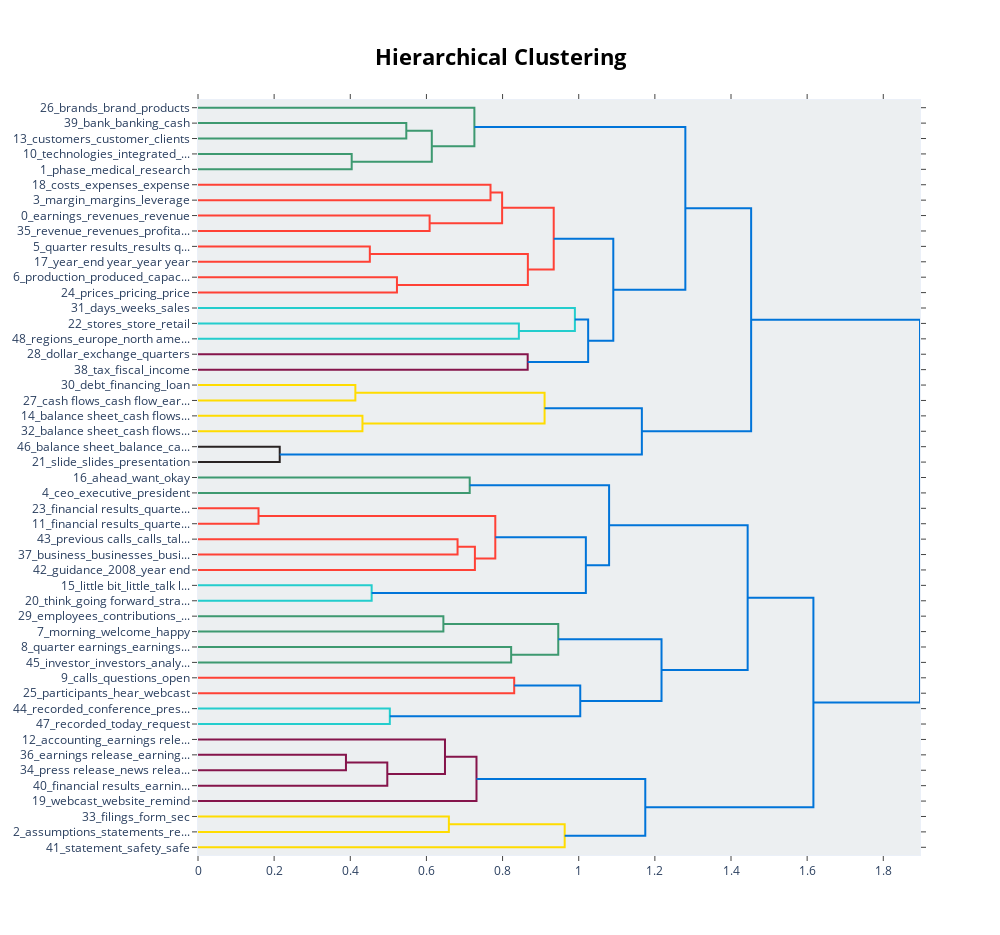

Notebook code cell kept with this figure:
### Markdown cell above
regular, nr topics auto, 3000 full random:

### Code cell
topic_model.visualize_hierarchy()

### Figure 1 — Plotly figure (JSON) as saved in the notebook; plotly's stock layout.template omitted (floating-point values rounded to 4 significant figures)
{"data": [{"hoverinfo": "text", "marker": {"color": "rgb(61,153,112)"}, "mode": "lines", "type": "scatter", "x": [0, 0.5471, 0.5471, 0], "xaxis": "x", "y": [-15, -15, -25, -25], "yaxis": "y"}, {"hoverinfo": "text", "marker": {"color": "rgb(61,153,112)"}, "mode": "lines", "type": "scatter", "x": [0, 0.4037, 0.4037, 0], "xaxis": "x", "y": [-35, -35, -45, -45], "yaxis": "y"}, {"hoverinfo": "text", "marker": {"color": "rgb(61,153,112)"}, "mode": "lines", "type": "scatter", "x": [0.5471, 0.6141, 0.6141, 0.4037], "xaxis": "x", "y": [-20, -20, -40, -40], "yaxis": "y"}, {"hoverinfo": "text", "marker": {"color": "rgb(61,153,112)"}, "mode": "lines", "type": "scatter", "x": [0, 0.726, 0.726, 0.6141], "xaxis": "x", "y": [-5, -5, -30, -30], "yaxis": "y"}, {"hoverinfo": "text", "marker": {"color": "rgb(255,65,54)"}, "mode": "lines", "type": "scatter", "x": [0, 0.7683, 0.7683, 0], "xaxis": "x", "y": [-55, -55, -65, -65], "yaxis": "y"}, {"hoverinfo": "text", "marker": {"color": "rgb(255,65,54)"}, "mode": "lines", "type": "scatter", "x": [0, 0.6084, 0.6084, 0], "xaxis": "x", "y": [-75, -75, -85, -85], "yaxis": "y"}, {"hoverinfo": "text", "marker": {"color": "rgb(255,65,54)"}, "mode": "lines", "type": "scatter", "x": [0.7683, 0.7988, 0.7988, 0.6084], "xaxis": "x", "y": [-60, -60, -80, -80], "yaxis": "y"}, {"hoverinfo": "text", "marker": {"color": "rgb(255,65,54)"}, "mode": "lines", "type": "scatter", "x": [0, 0.4513, 0.4513, 0], "xaxis": "x", "y": [-95, -95, -105, -105], "yaxis": "y"}, {"hoverinfo": "text", "marker": {"color": "rgb(255,65,54)"}, "mode": "lines", "type": "scatter", "x": [0, 0.5226, 0.5226, 0], "xaxis": "x", "y": [-115, -115, -125, -125], "yaxis": "y"}, {"hoverinfo": "text", "marker": {"color": "rgb(255,65,54)"}, "mode": "lines", "type": "scatter", "x": [0.4513, 0.8664, 0.8664, 0.5226], "xaxis": "x", "y": [-100, -100, -120, -120], "yaxis": "y"}, {"hoverinfo": "text", "marker": {"color": "rgb(255,65,54)"}, "mode": "lines", "type": "scatter", "x": [0.7988, 0.9343, 0.9343, 0.8664], "xaxis": "x", "y": [-70, -70, -110, -110], "yaxis": "y"}, {"hoverinfo": "text", "marker": {"color": "rgb(35,205,205)"}, "mode": "lines", "type": "scatter", "x": [0, 0.8428, 0.8428, 0], "xaxis": "x", "y": [-145, -145, -155, -155], "yaxis": "y"}, {"hoverinfo": "text", "marker": {"color": "rgb(35,205,205)"}, "mode": "lines", "type": "scatter", "x": [0, 0.9899, 0.9899, 0.8428], "xaxis": "x", "y": [-135, -135, -150, -150], "yaxis": "y"}, {"hoverinfo": "text", "marker": {"color": "rgb(133,20,75)"}, "mode": "lines", "type": "scatter", "x": [0, 0.866, 0.866, 0], "xaxis": "x", "y": [-165, -165, -175, -175], "yaxis": "y"}, {"hoverinfo": "text", "marker": {"color": "rgb(0,116,217)"}, "mode": "lines", "type": "scatter", "x": [0.9899, 1.025, 1.025, 0.866], "xaxis": "x", "y": [-142.5, -142.5, -170, -170], "yaxis": "y"}, {"hoverinfo": "text", "marker": {"color": "rgb(0,116,217)"}, "mode": "lines", "type": "scatter", "x": [0.9343, 1.091, 1.091, 1.025], "xaxis": "x", "y": [-90, -90, -156.2, -156.2], "yaxis": "y"}, {"hoverinfo": "text", "marker": {"color": "rgb(0,116,217)"}, "mode": "lines", "type": "scatter", "x": [0.726, 1.28, 1.28, 1.091], "xaxis": "x", "y": [-17.5, -17.5, -123.1, -123.1], "yaxis": "y"}, {"hoverinfo": "text", "marker": {"color": "rgb(255,220,0)"}, "mode": "lines", "type": "scatter", "x": [0, 0.4133, 0.4133, 0], "xaxis": "x", "y": [-185, -185, -195, -195], "yaxis": "y"}, {"hoverinfo": "text", "marker": {"color": "rgb(255,220,0)"}, "mode": "lines", "type": "scatter", "x": [0, 0.432, 0.432, 0], "xaxis": "x", "y": [-205, -205, -215, -215], "yaxis": "y"}, {"hoverinfo": "text", "marker": {"color": "rgb(255,220,0)"}, "mode": "lines", "type": "scatter", "x": [0.4133, 0.9103, 0.9103, 0.432], "xaxis": "x", "y": [-190, -190, -210, -210], "yaxis": "y"}, {"hoverinfo": "text", "marker": {"color": "rgb(40,35,35)"}, "mode": "lines", "type": "scatter", "x": [0, 0.2147, 0.2147, 0], "xaxis": "x", "y": [-225, -225, -235, -235], "yaxis": "y"}, {"hoverinfo": "text", "marker": {"color": "rgb(0,116,217)"}, "mode": "lines", "type": "scatter", "x": [0.9103, 1.166, 1.166, 0.2147], "xaxis": "x", "y": [-200, -200, -230, -230], "yaxis": "y"}, {"hoverinfo": "text", "marker": {"color": "rgb(0,116,217)"}, "mode": "lines", "type": "scatter", "x": [1.28, 1.453, 1.453, 1.166], "xaxis": "x", "y": [-70.31, -70.31, -215, -215], "yaxis": "y"}, {"hoverinfo": "text", "marker": {"color": "rgb(61,153,112)"}, "mode": "lines", "type": "scatter", "x": [0, 0.7137, 0.7137, 0], "xaxis": "x", "y": [-245, -245, -255, -255], "yaxis": "y"}, {"hoverinfo": "text", "marker": {"color": "rgb(255,65,54)"}, "mode": "lines", "type": "scatter", "x": [0, 0.159, 0.159, 0], "xaxis": "x", "y": [-265, -265, -275, -275], "yaxis": "y"}, {"hoverinfo": "text", "marker": {"color": "rgb(255,65,54)"}, "mode": "lines", "type": "scatter", "x": [0, 0.6818, 0.6818, 0], "xaxis": "x", "y": [-285, -285, -295, -295], "yaxis": "y"}, {"hoverinfo": "text", "marker": {"color": "rgb(255,65,54)"}, "mode": "lines", "type": "scatter", "x": [0.6818, 0.7273, 0.7273, 0], "xaxis": "x", "y": [-290, -290, -305, -305], "yaxis": "y"}, {"hoverinfo": "text", "marker": {"color": "rgb(255,65,54)"}, "mode": "lines", "type": "scatter", "x": [0.159, 0.7809, 0.7809, 0.7273], "xaxis": "x", "y": [-270, -270, -297.5, -297.5], "yaxis": "y"}, {"hoverinfo": "text", "marker": {"color": "rgb(35,205,205)"}, "mode": "lines", "type": "scatter", "x": [0, 0.4561, 0.4561, 0], "xaxis": "x", "y": [-315, -315, -325, -325], "yaxis": "y"}, {"hoverinfo": "text", "marker": {"color": "rgb(0,116,217)"}, "mode": "lines", "type": "scatter", "x": [0.7809, 1.019, 1.019, 0.4561], "xaxis": "x", "y": [-283.8, -283.8, -320, -320], "yaxis": "y"}, {"hoverinfo": "text", "marker": {"color": "rgb(0,116,217)"}, "mode": "lines", "type": "scatter", "x": [0.7137, 1.08, 1.08, 1.019], "xaxis": "x", "y": [-250, -250, -301.9, -301.9], "yaxis": "y"}, {"hoverinfo": "text", "marker": {"color": "rgb(61,153,112)"}, "mode": "lines", "type": "scatter", "x": [0, 0.6445, 0.6445, 0], "xaxis": "x", "y": [-335, -335, -345, -345], "yaxis": "y"}, {"hoverinfo": "text", "marker": {"color": "rgb(61,153,112)"}, "mode": "lines", "type": "scatter", "x": [0, 0.8225, 0.8225, 0], "xaxis": "x", "y": [-355, -355, -365, -365], "yaxis": "y"}, {"hoverinfo": "text", "marker": {"color": "rgb(61,153,112)"}, "mode": "lines", "type": "scatter", "x": [0.6445, 0.9463, 0.9463, 0.8225], "xaxis": "x", "y": [-340, -340, -360, -360], "yaxis": "y"}, {"hoverinfo": "text", "marker": {"color": "rgb(255,65,54)"}, "mode": "lines", "type": "scatter", "x": [0, 0.8305, 0.8305, 0], "xaxis": "x", "y": [-375, -375, -385, -385], "yaxis": "y"}, {"hoverinfo": "text", "marker": {"color": "rgb(35,205,205)"}, "mode": "lines", "type": "scatter", "x": [0, 0.5038, 0.5038, 0], "xaxis": "x", "y": [-395, -395, -405, -405], "yaxis": "y"}, {"hoverinfo": "text", "marker": {"color": "rgb(0,116,217)"}, "mode": "lines", "type": "scatter", "x": [0.8305, 1.004, 1.004, 0.5038], "xaxis": "x", "y": [-380, -380, -400, -400], "yaxis": "y"}, {"hoverinfo": "text", "marker": {"color": "rgb(0,116,217)"}, "mode": "lines", "type": "scatter", "x": [0.9463, 1.217, 1.217, 1.004], "xaxis": "x", "y": [-350, -350, -390, -390], "yaxis": "y"}, {"hoverinfo": "text", "marker": {"color": "rgb(0,116,217)"}, "mode": "lines", "type": "scatter", "x": [1.08, 1.444, 1.444, 1.217], "xaxis": "x", "y": [-275.9, -275.9, -370, -370], "yaxis": "y"}, {"hoverinfo": "text", "marker": {"color": "rgb(133,20,75)"}, "mode": "lines", "type": "scatter", "x": [0, 0.3886, 0.3886, 0], "xaxis": "x", "y": [-425, -425, -435, -435], "yaxis": "y"}, {"hoverinfo": "text", "marker": {"color": "rgb(133,20,75)"}, "mode": "lines", "type": "scatter", "x": [0.3886, 0.4972, 0.4972, 0], "xaxis": "x", "y": [-430, -430, -445, -445], "yaxis": "y"}, {"hoverinfo": "text", "marker": {"color": "rgb(133,20,75)"}, "mode": "lines", "type": "scatter", "x": [0, 0.6487, 0.6487, 0.4972], "xaxis": "x", "y": [-415, -415, -437.5, -437.5], "yaxis": "y"}, {"hoverinfo": "text", "marker": {"color": "rgb(133,20,75)"}, "mode": "lines", "type": "scatter", "x": [0.6487, 0.7315, 0.7315, 0], "xaxis": "x", "y": [-426.2, -426.2, -455, -455], "yaxis": "y"}, {"hoverinfo": "text", "marker": {"color": "rgb(255,220,0)"}, "mode": "lines", "type": "scatter", "x": [0, 0.6589, 0.6589, 0], "xaxis": "x", "y": [-465, -465, -475, -475], "yaxis": "y"}, {"hoverinfo": "text", "marker": {"color": "rgb(255,220,0)"}, "mode": "lines", "type": "scatter", "x": [0.6589, 0.9631, 0.9631, 0], "xaxis": "x", "y": [-470, -470, -485, -485], "yaxis": "y"}, {"hoverinfo": "text", "marker": {"color": "rgb(0,116,217)"}, "mode": "lines", "type": "scatter", "x": [0.7315, 1.175, 1.175, 0.9631], "xaxis": "x", "y": [-440.6, -440.6, -477.5, -477.5], "yaxis": "y"}, {"hoverinfo": "text", "marker": {"color": "rgb(0,116,217)"}, "mode": "lines", "type": "scatter", "x": [1.444, 1.616, 1.616, 1.175], "xaxis": "x", "y": [-323.0, -323.0, -459.1, -459.1], "yaxis": "y"}, {"hoverinfo": "text", "marker": {"color": "rgb(0,116,217)"}, "mode": "lines", "type": "scatter", "x": [1.453, 1.896, 1.896, 1.616], "xaxis": "x", "y": [-142.7, -142.7, -391.0, -391.0], "yaxis": "y"}], "layout": {"autosize": false, "height": 935, "hoverlabel": {"bgcolor": "white", "font": {"family": "Rockwell", "size": 16}}, "hovermode": "closest", "plot_bgcolor": "#ECEFF1", "showlegend": false, "title": {"font": {"color": "Black", "size": 22}, "text": "<b>Hierarchical Clustering</b>", "x": 0.5, "xanchor": "center", "yanchor": "top"}, "width": 1000, "xaxis": {"mirror": "allticks", "rangemode": "tozero", "showgrid": false, "showline": true, "showticklabels": true, "ticks": "outside", "type": "linear", "zeroline": false}, "yaxis": {"mirror": "allticks", "range": [-490, 0], "rangemode": "tozero", "showgrid": false, "showline": true, "showticklabels": true, "tickmode": "array", "ticks": "outside", "ticktext": ["26_brands_brand_products", "39_bank_banking_cash", "13_customers_customer_clients", "10_technologies_integrated_...", "1_phase_medical_research", "18_costs_expenses_expense", "3_margin_margins_leverage", "0_earnings_revenues_revenue", "35_revenue_revenues_profita...", "5_quarter results_results q...", "17_year_end year_year year", "6_production_produced_capac...", "24_prices_pricing_price", "31_days_weeks_sales", "22_stores_store_retail", "48_regions_europe_north ame...", "28_dollar_exchange_quarters", "38_tax_fiscal_income", "30_debt_financing_loan", "27_cash flows_cash flow_ear...", "14_balance sheet_cash flows...", "32_balance sheet_cash flows...", "46_balance sheet_balance_ca...", "21_slide_slides_presentation", "16_ahead_want_okay", "4_ceo_executive_president", "23_financial results_quarte...", "11_financial results_quarte...", "43_previous calls_calls_tal...", "37_business_businesses_busi...", "42_guidance_2008_year end", "15_little bit_little_talk l...", "20_think_going forward_stra...", "29_employees_contributions_...", "7_morning_welcome_happy", "8_quarter earnings_earnings...", "45_investor_investors_analy...", "9_calls_questions_open", "25_participants_hear_webcast", "44_recorded_conference_pres...", "47_recorded_today_request", "12_accounting_earnings rele...", "36_earnings release_earning...", "34_press release_news relea...", "40_financial results_earnin...", "19_webcast_website_remind", "33_filings_form_sec", "2_assumptions_statements_re...", "41_statement_safety_safe"], "tickvals": [-5, -15, -25, -35, -45, -55, -65, -75, -85, -95, -105, -115, -125, -135, -145, -155, -165, -175, -185, -195, -205, -215, -225, -235, -245, -255, -265, -275, -285, -295, -305, -315, -325, -335, -345, -355, -365, -375, -385, -395, -405, -415, -425, -435, -445, -455, -465, -475, -485], "type": "linear", "zeroline": false}}}
